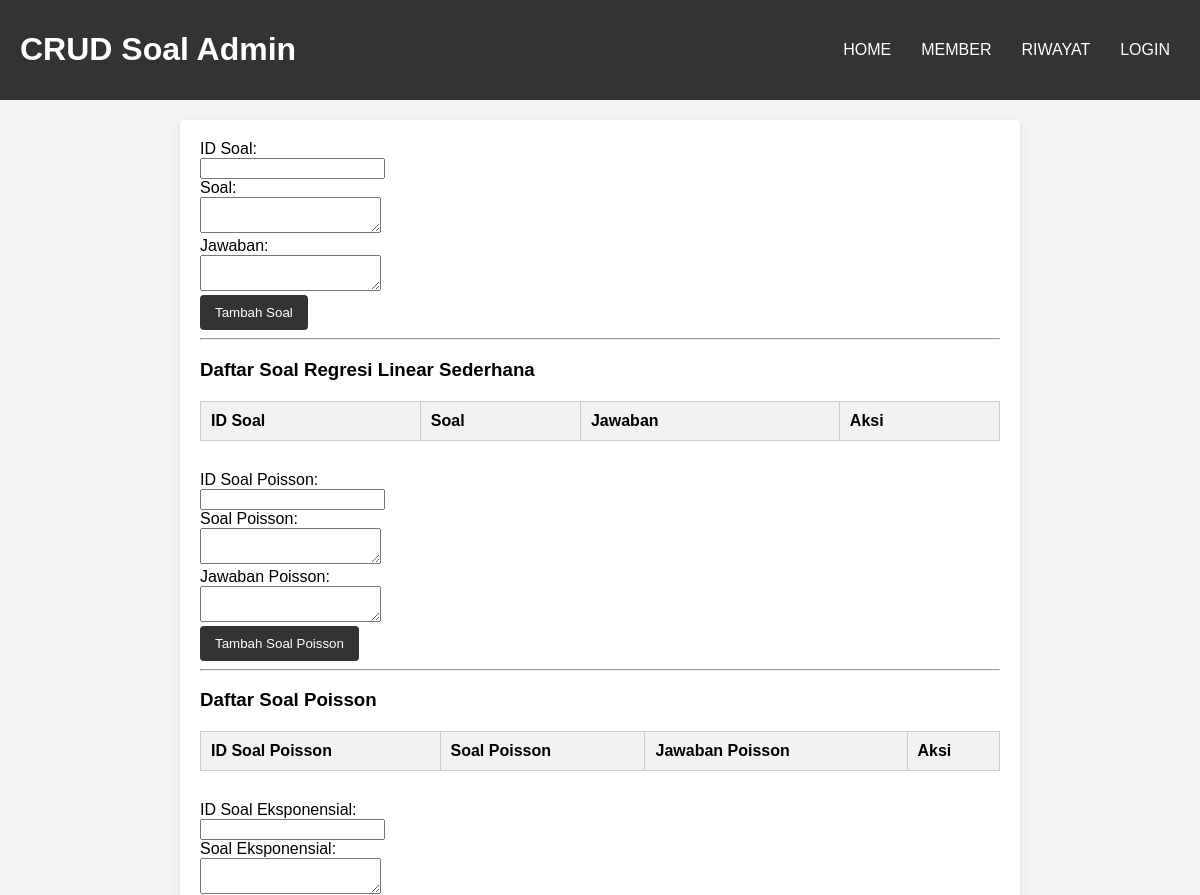
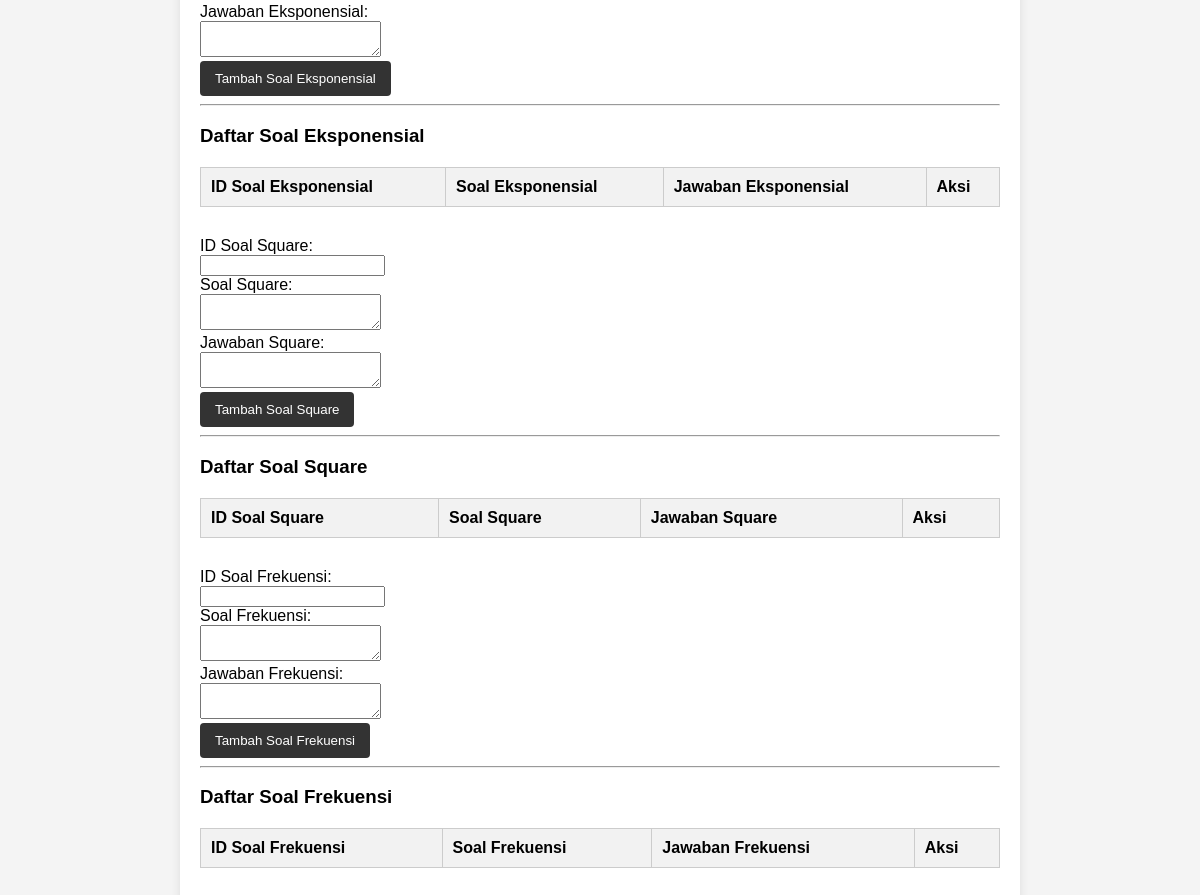
The app's page /crud_soal.php, older data (2 pictures, top to bottom).
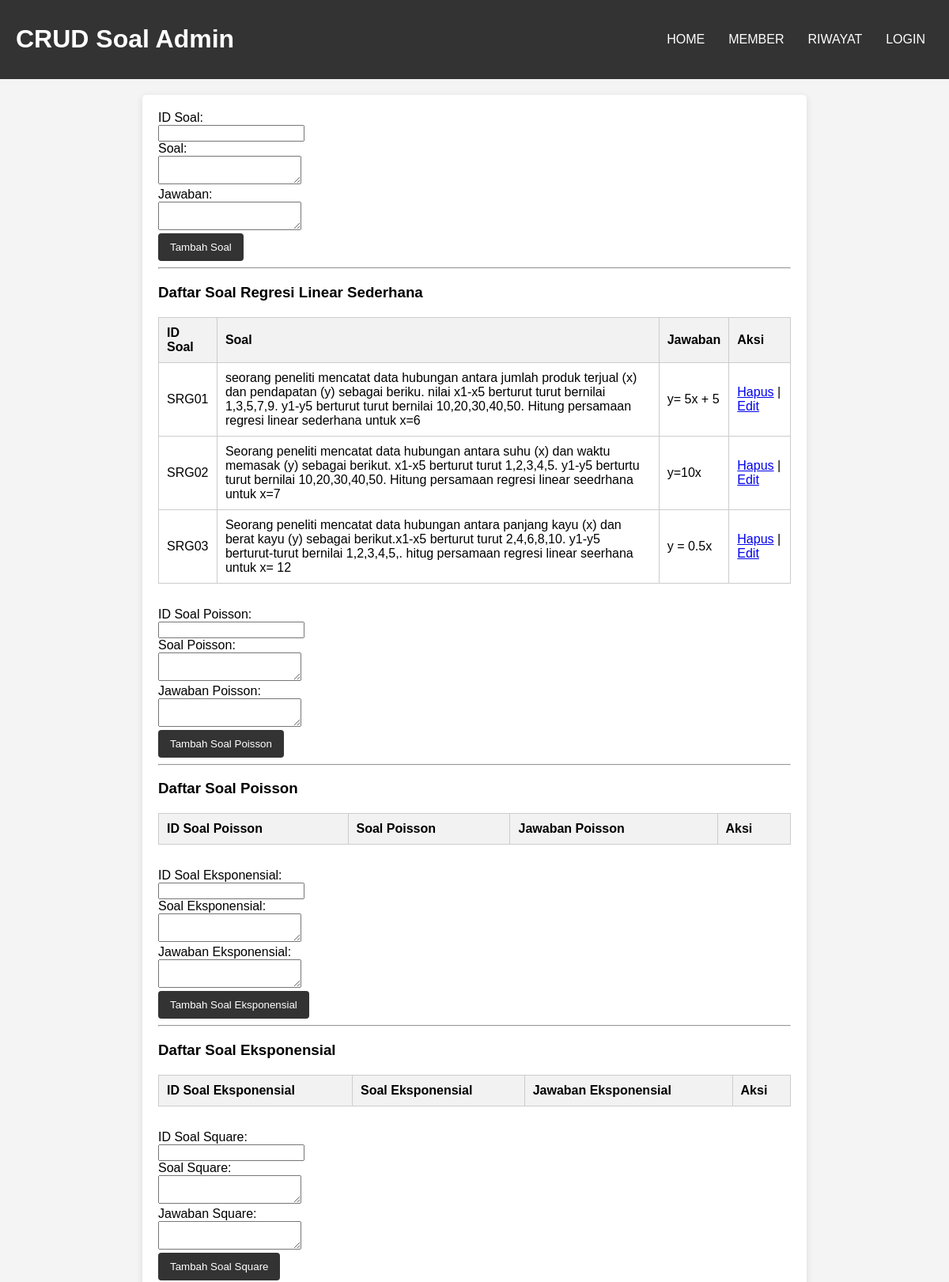
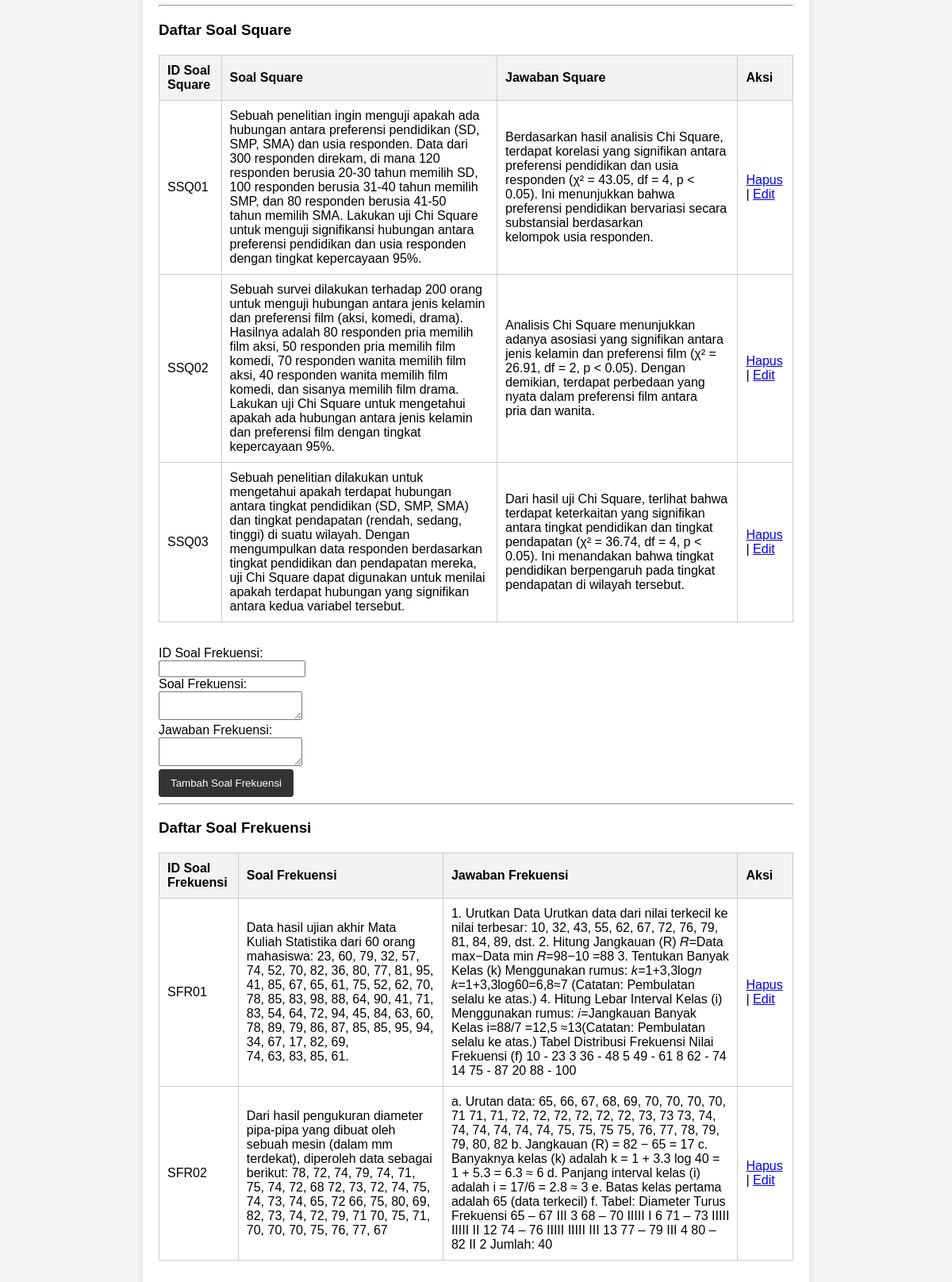
The same page, newer data (2 pictures, top to bottom).
### tables this page shows
CREATE TABLE `soal_regresi` (
  `id_soal` varchar(5) NOT NULL,
  `soal` longtext NOT NULL,
  `jawaban` longtext NOT NULL
);

CREATE TABLE `soal_square` (
  `id_soal` varchar(5) NOT NULL,
  `soal` longtext NOT NULL,
  `jawaban` longtext NOT NULL
);

CREATE TABLE `soal_frekuensi` (
  `id_soal` varchar(5) NOT NULL,
  `soal` longtext NOT NULL,
  `jawaban` longtext NOT NULL
);

### crud_soal.php (the view, shortened to what the changed rows need)
<?php
include 'connect.php';
?>
<!DOCTYPE html>
<html lang="id">
<head>
</head>
<body>
<div class="header">
    <h1>CRUD Soal Admin</h1>
</div>
<div class="container">
    <div class="crud_topik">
    <table>
        <tr>
            <th>ID Soal</th>
            <th>Soal</th>
            <th>Jawaban</th>
            <th>Aksi</th>
        </tr>
        <?php
        $query = "SELECT * FROM soal_regresi";
        $result = mysqli_query($connect, $query);
        while ($row = mysqli_fetch_assoc($result)) {
            echo "<tr>
                    <td>{$row['id_soal']}</td>
                    <td>{$row['soal']}</td>
                    <td>{$row['jawaban']}</td>
                    <td>
                        <a href='?delete={$row['id_soal']}'>Hapus</a> |
                        <a href='crud_soal.php?id={$row['id_soal']}'>Edit</a>
                    </td>
                  </tr>";
        }
        ?>
    </table>
    </div>
    <div class="crud_topik">
    <table>
        <tr>
            <th>ID Soal Poisson</th>
            <th>Soal Poisson</th>
            <th>Jawaban Poisson</th>
            <th>Aksi</th>
        </tr>
    </table>
    </div>
    <div class="crud_topik">
    <table>
        <tr>
            <th>ID Soal Eksponensial</th>
            <th>Soal Eksponensial</th>
            <th>Jawaban Eksponensial</th>
            <th>Aksi</th>
        </tr>
    </table>
    </div>
    <div class="crud_topik">
    <table>
        <tr>
            <th>ID Soal Square</th>
            <th>Soal Square</th>
            <th>Jawaban Square</th>
            <th>Aksi</th>
        </tr>
        <?php
        $query = "SELECT * FROM soal_square";
        $result = mysqli_query($connect, $query);
        while ($row_square = mysqli_fetch_assoc($result)) {
            echo "<tr>
                    <td>{$row_square['id_soal']}</td>
                    <td>{$row_square['soal']}</td>
                    <td>{$row_square['jawaban']}</td>
                    <td>
                        <a href='?delete_square={$row_square['id_soal']}'>Hapus</a> |
                        <a href='crud_soal.php?id_square={$row_square['id_soal']}'>Edit</a>
                    </td>
                  </tr>";
        }
        ?>
    </table>
    </div>
    <div class="crud_topik">
    <table>
        <tr>
            <th>ID Soal Frekuensi</th>
            <th>Soal Frekuensi</th>
            <th>Jawaban Frekuensi</th>
            <th>Aksi</th>
        </tr>
        <?php
        $query = "SELECT * FROM soal_frekuensi";
        $result = mysqli_query($connect, $query);
        while ($row_frekuensi = mysqli_fetch_assoc($result)) {
            echo "<tr>
                    <td>{$row_frekuensi['id_soal']}</td>
                    <td>{$row_frekuensi['soal']}</td>
                    <td>{$row_frekuensi['jawaban']}</td>
                    <td>
                        <a href='?delete_frekuensi={$row_frekuensi['id_soal']}'>Hapus</a> |
                        <a href='crud_soal.php?id_frekuensi={$row_frekuensi['id_soal']}'>Edit</a>
                    </td>
                  </tr>";
        }
        ?>
    </table>
    </div>
</div>
</body>
</html>

Row changes from the older to the newer data that the page shows:
added soal_regresi: id_soal "SRG01", soal "seorang peneliti mencatat data hubungan antara jumlah produk terjual (x) dan pendapatan (y) sebagai beriku. nilai x1-x5 berturut turut bernilai 1,3,5,7,9. y1-y5 berturut turut bernilai 10,20,30,40,50. Hitung persamaan regresi linear sederhana untuk x=6", jawaban "y= 5x + 5"
added soal_regresi: id_soal "SRG02", soal "Seorang peneliti mencatat data hubungan antara suhu (x) dan waktu memasak (y) sebagai berikut. x1-x5 berturut turut 1,2,3,4,5. y1-y5 berturtu turut bernilai 10,20,30,40,50. Hitung persamaan regresi linear seedrhana untuk x=7", jawaban "y=10x"
added soal_regresi: id_soal "SRG03", soal "Seorang peneliti mencatat data hubungan antara panjang kayu (x) dan berat kayu (y) sebagai berikut.x1-x5 berturut turut 2,4,6,8,10. y1-y5 berturut-turut bernilai 1,2,3,4,5,. hitug persamaan regresi linear seerhana untuk x= 12", jawaban "y = 0.5x"
added soal_square: id_soal "SSQ01", soal "Sebuah penelitian ingin menguji apakah ada hubungan antara preferensi pendidikan (SD, SMP, SMA) dan usia responden. Data dari 300 responden direkam, di mana 120 responden berusia 20-30 tahun memilih SD, 100 responden berusia 31-40 tahun memilih SMP, dan 80 responden berusia 41-50 tahun memilih SMA. Lakukan uji Chi Square untuk menguji signifikansi hubungan antara preferensi pendidikan dan usia responden dengan tingkat kepercayaan 95%.", jawaban "Berdasarkan hasil analisis Chi Square, terdapat korelasi yang signifikan antara preferensi pendidikan dan usia responden (χ² = 43.05, df = 4, p < 0.05). Ini menunjukkan bahwa preferensi pendidikan bervariasi secara substansial berdasarkan kelompok usia responden."
added soal_square: id_soal "SSQ02", soal "Sebuah survei dilakukan terhadap 200 orang untuk menguji hubungan antara jenis kelamin dan preferensi film (aksi, komedi, drama). Hasilnya adalah 80 responden pria memilih film aksi, 50 responden pria memilih film komedi, 70 responden wanita memilih film aksi, 40 responden wanita memilih film komedi, dan sisanya memilih film drama. Lakukan uji Chi Square untuk mengetahui apakah ada hubungan antara jenis kelamin dan preferensi film dengan tingkat kepercayaan 95%.", jawaban "Analisis Chi Square menunjukkan adanya asosiasi yang signifikan antara jenis kelamin dan preferensi film (χ² = 26.91, df = 2, p < 0.05). Dengan demikian, terdapat perbedaan yang nyata dalam preferensi film antara pria dan wanita."
added soal_square: id_soal "SSQ03", soal "Sebuah penelitian dilakukan untuk mengetahui apakah terdapat hubungan antara tingkat pendidikan (SD, SMP, SMA) dan tingkat pendapatan (rendah, sedang, tinggi) di suatu wilayah. Dengan mengumpulkan data responden berdasarkan tingkat pendidikan dan pendapatan mereka, uji Chi Square dapat digunakan untuk menilai apakah terdapat hubungan yang signifikan antara kedua variabel tersebut.", jawaban "Dari hasil uji Chi Square, terlihat bahwa terdapat keterkaitan yang signifikan antara tingkat pendidikan dan tingkat pendapatan (χ² = 36.74, df = 4, p < 0.05). Ini menandakan bahwa tingkat pendidikan berpengaruh pada tingkat pendapatan di wilayah tersebut."
added soal_frekuensi: id_soal "SFR01", soal "Data hasil ujian akhir Mata Kuliah Statistika dari 60 orang mahasiswa: 23, 60, 79, 32, 57, 74, 52, 70, 82, 36, 80, 77, 81, 95, 41, 85, 67, 65, 61, 75, 52, 62, 70, 78, 85, 83, 98, 88, 64, 90, 41, 71, 83, 54, 64, 72, 94, 45, 84, 63, 60, 78, 89, 79, 86, 87, 85, 85, 95, 94, 34, 67, 17, 82, 69, 74, 63, 83, 85, 61.", jawaban "1. Urutkan Data Urutkan data dari nilai terkecil ke nilai terbesar: 10, 32, 43, 55, 62, 67, 72, 76, 79, 81, 84, 89, dst. 2. Hitung Jangkauan (R) 𝑅=Data max−Data min 𝑅=98−10 =88 3. Tentukan Banyak Kelas (k) Menggunakan rumus: 𝑘=1+3,3log⁡𝑛 𝑘=1+3,3log60=6,8≈7 (Catatan: Pembulatan selalu ke atas.) 4. Hitung Lebar Interval Kelas (i) Menggunakan rumus: 𝑖=Jangkauan Banyak Kelas i=88/7 =12,5 ≈13(Catatan: Pembulatan selalu ke atas.) Tabel Distribusi Frekuensi Nilai Frekuensi (f) 10 - 23 3 36 - 48 5 49 - 61 8 62 - 74 14 75 - 87 20 88 - 100"
added soal_frekuensi: id_soal "SFR02", soal "Dari hasil pengukuran diameter pipa-pipa yang dibuat oleh sebuah mesin (dalam mm terdekat), diperoleh data sebagai berikut: 78, 72, 74, 79, 74, 71, 75, 74, 72, 68 72, 73, 72, 74, 75, 74, 73, 74, 65, 72 66, 75, 80, 69, 82, 73, 74, 72, 79, 71 70, 75, 71, 70, 70, 70, 75, 76, 77, 67", jawaban "a. Urutan data: 65, 66, 67, 68, 69, 70, 70, 70, 70, 71 71, 71, 72, 72, 72, 72, 72, 72, 73, 73 73, 74, 74, 74, 74, 74, 74, 75, 75, 75 75, 76, 77, 78, 79, 79, 80, 82 b. Jangkauan (R) = 82 − 65 = 17 c. Banyaknya kelas (k) adalah k = 1 + 3.3 log 40 = 1 + 5.3 = 6.3 ≈ 6 d. Panjang interval kelas (i) adalah i = 17/6 = 2.8 ≈ 3 e. Batas kelas pertama adalah 65 (data terkecil) f. Tabel: Diameter Turus Frekuensi 65 – 67 III 3 68 – 70 IIIII I 6 71 – 73 IIIII IIIII II 12 74 – 76 IIIII IIIII III 13 77 – 79 III 4 80 – 82 II 2 Jumlah: 40"
